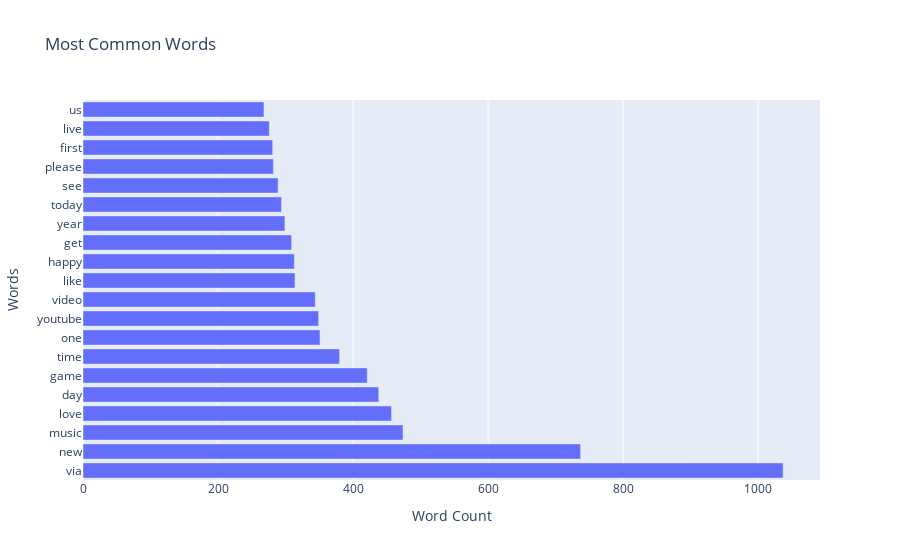

Notebook cell for this chart:
### Markdown cell above
# Removing Stop Words and placeholders like {{USERNAME}} and {{URL}} and also selecting needed columns
Refine the text data by removing stopwords, as well as placeholders like {{USERNAME}} and {{URL}}  and then  generate a new word cloud. This entails using Python's natural language processing tools like NLTK for handling stopwords and regular expressions for removing specific patterns.

### Code cell
# Ensure stopwords are downloaded
nltk.download('stopwords')

# Assuming 'df' is your DataFrame and it contains columns 'text' and 'label'
df = df[['text', 'label']]  # Keep only relevant columns

# Function to clean text
def clean_text(text):
    # Replace placeholders with space
    text = re.sub(r'\{\{USERNAME\}\}', ' ', text)
    text = re.sub(r'\{\{URL\}\}', ' ', text)
    # Remove anything that is not a letter
    text = re.sub(r'[^a-zA-Z]', ' ', text)
    # Convert text to lowercase
    text = text.lower()
    # Remove stopwords
    stop_words = set(stopwords.words('english'))
    words = text.split()
    text = ' '.join(word for word in words if word not in stop_words)
    return text

# Apply the cleaning function to the text
df['clean_text'] = df['text'].apply(clean_text)

# Collect all cleaned text into a single string for analysis
all_clean_text = ' '.join(df['clean_text'])

# Function to generate visualizations: Word Cloud and Bar Plot
def generate_new_visualizations(text):
    
    # Calculate the frequency of words and prepare for the bar plot
    word_freq = Counter(text.split())
    common_words = word_freq.most_common(20)
    words, counts = zip(*common_words)

    # Bar plot for the most frequent words
    fig_common_words = go.Figure(go.Bar(x=counts, y=words, orientation='h'))
    fig_common_words.update_layout(title='Most Common Words', xaxis_title='Word Count', yaxis_title='Words')
    fig_common_words.show()

    # Generate Word Cloud
    wordcloud = WordCloud(width=800, height=400, background_color='white').generate(text)
    fig_wordcloud = px.imshow(wordcloud, title="Word Cloud")
    fig_wordcloud.update_xaxes(visible=False)
    fig_wordcloud.update_yaxes(visible=False)
    fig_wordcloud.show()


# Generate the visualizations
generate_new_visualizations(all_clean_text)

### Figure 1 — Plotly figure (JSON) as saved in the notebook; plotly's stock layout.template omitted (floating-point values rounded to 4 significant figures)
{"data": [{"orientation": "h", "type": "bar", "x": [1037, 737, 474, 457, 438, 421, 380, 351, 349, 344, 314, 313, 309, 299, 294, 289, 282, 281, 276, 268], "y": ["via", "new", "music", "love", "day", "game", "time", "one", "youtube", "video", "like", "happy", "get", "year", "today", "see", "please", "first", "live", "us"]}], "layout": {"title": {"text": "Most Common Words"}, "xaxis": {"title": {"text": "Word Count"}}, "yaxis": {"title": {"text": "Words"}}}}
